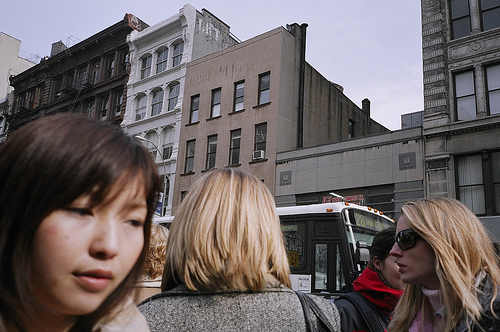
#> input picture photo/100197432.jpg, 500 x 332 px, found by its file name; its folder holds only this picture in this run
$ jupyter execute --allow-errors FINAL_IMAGE_PROCESSING.ipynb   (shell and % lines are left out)
#> lines starting #> are read from the running program, lines starting #| are printed output that depends on the picture; after the words box and inside, x2 and y2 are one past the last pixel; in counts of white or black regions, pixels touching at a corner belong together
#> further down, image is the input picture: shape (332, 500, 3); mean B, G, R 100.3, 99.8, 108.8
<a href="https://colab.research.google.com/github/NishiSaxena2023/Image_processing_final/blob/main/FINAL_IMAGE_PROCESSING.ipynb" target="_parent"></a>

[cell 1]
import cv2
import glob
import numpy as np
import matplotlib.pyplot as plt
import os

[cell 2]
def segmented_image(image):
  gray=cv2.cvtColor(image,cv2.COLOR_BGR2GRAY)
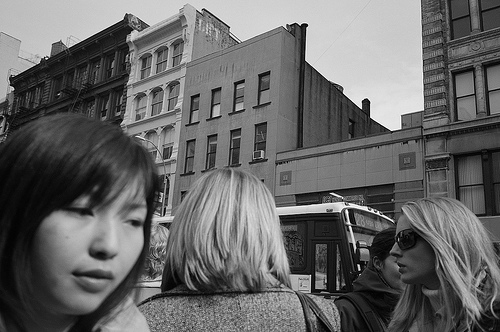
#> gray: shape (332, 500); min 0, max 255, mean 102.6
  _,thresh=cv2.threshold(gray,np.mean(gray),255,cv2.THRESH_BINARY_INV)
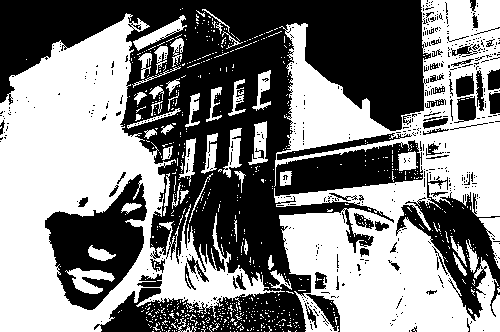
#> thresh: shape (332, 500); 51.1% white; 541 black regions (483 under 20 px)
  contours,hierarchy=cv2.findContours(thresh,cv2.RETR_LIST,cv2.CHAIN_APPROX_SIMPLE)
#> contours = 1633 contours, 1512 with area under 20; largest, box (x1, y1, x2, y2) and area: (0, 13, 285, 332) 43607, (274, 0, 500, 332) 43268, (44, 173, 148, 311) 7951, (276, 132, 412, 161) 910, (65, 268, 115, 294) 548
  largest_contour=sorted(contours,key=cv2.contourArea)[-1]
#> largest_contour = contour of 1246 points, box (x1, y1, x2, y2) (0, 13, 285, 332), area 43607
  mask=np.zeros_like(gray)
  cv2.drawContours(mask,[largest_contour],-1,(255,255,255),thickness=cv2.FILLED)
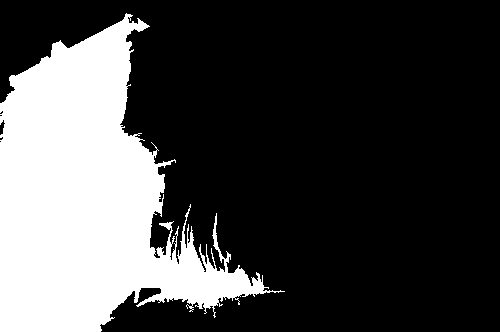
#> mask: shape (332, 500); 27% white; 1 white region, box (x1, y1, x2, y2) and area: (0, 13, 285, 332) 44794
  person=cv2.bitwise_and(image,image,mask=mask)
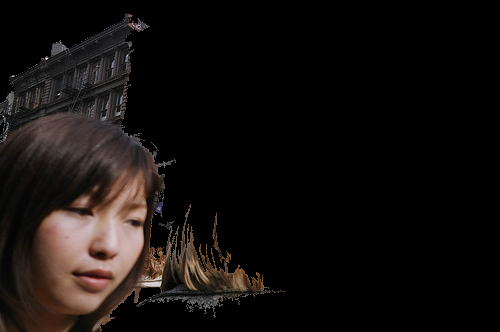
#> person: shape (332, 500, 3); mean B, G, R 13.7, 15.4, 19.5
  return person

[cell 3]
from PIL import Image
import os
import  matplotlib.pyplot as plt
image_folder='Image_processing_final/photo'
image_files=os.listdir(image_folder)
images=[]
segmented=[]
edges=[]
i=0
for image_file in image_files:
  image_path=os.path.join(image_folder,image_file)
  image=cv2.imread(image_path)
  seg_img=segmented_image(image)
  segment_gray=cv2.cvtColor(seg_img,cv2.COLOR_BGR2GRAY)
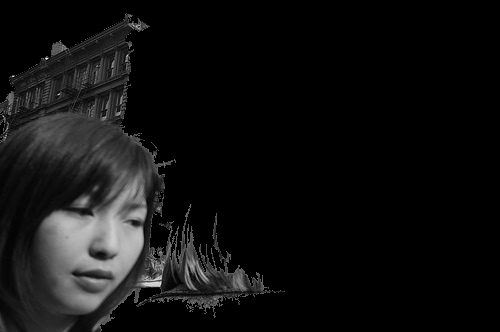
#> segment_gray: shape (332, 500); min 0, max 253, mean 16.4
  edge=cv2.Canny(segment_gray,100,100)
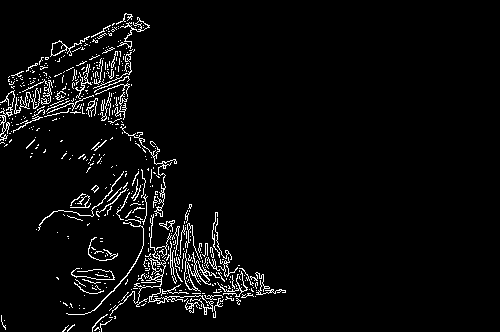
#> edge: shape (332, 500); 4.1% white in thin lines or dots, all inside (x1, y1, x2, y2) = (0, 13, 286, 332)
  edges.append(edge)
  segmented.append(seg_img)
  images.append(image)
  i+=1

[cell 4]
os.makedirs('segmented_imag_colab',exist_ok=True)
for i in range(len(segmented)):
  img=Image.fromarray(segmented[i].astype('uint8'))
  img.save(f'segmented_imag_colab/image_{i}.jpg')
#> this loop made 1 pass

[cell 5]
os.makedirs('edges_imag_colab',exist_ok=True)
for i in range(len(edges)):
  img=Image.fromarray(edges[i].astype('uint8'))
  img.save(f'edges_imag_colab/image_{i}.jpg')

$ run again, on photo/104285082.jpg
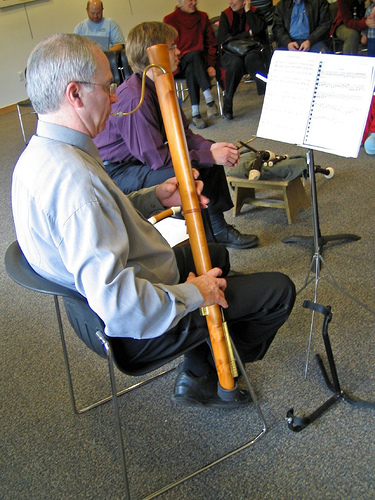
#> input picture photo/104285082.jpg, 375 x 500 px, found by its file name
#> image is the input picture: shape (500, 375, 3); mean B, G, R 101.7, 110.1, 114.9
#> in segmented_image, `_,thresh=cv2.threshold(gray,np.mean(gray),255,cv2.THRESH_BINARY_INV)`:
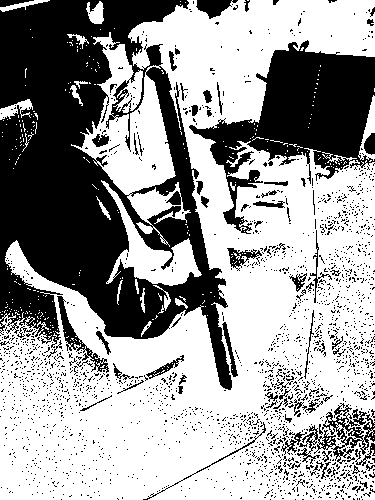
#> thresh: shape (500, 375); 61.5% white; 2072 black regions (1993 under 20 px)
#> contours = 3382 contours, 3250 with area under 20; largest, box (x1, y1, x2, y2) and area: (0, 0, 375, 500) 118424, (101, 180, 202, 286) 2810, (56, 295, 87, 352) 538, (322, 414, 365, 444) 464, (226, 247, 263, 269) 367
#> largest_contour = contour of 2985 points, box (x1, y1, x2, y2) (0, 0, 375, 500), area 118424
#> mask: shape (500, 375); 64.7% white; 56 black regions (47 under 20 px), largest, box (x1, y1, x2, y2) and area: (0, 0, 232, 390) 50517, (189, 40, 375, 231) 14771, (196, 0, 238, 19) 446
#> `edge=cv2.Canny(segment_gray,100,100)`:
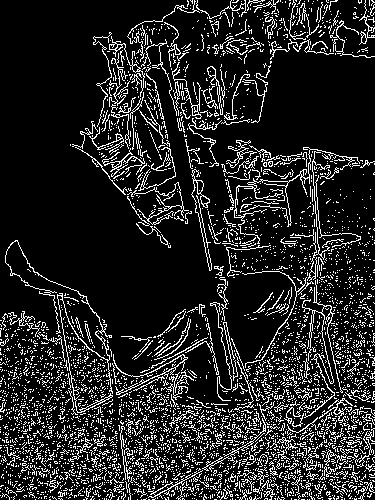
#> edge: shape (500, 375); 14.5% white in thin lines or dots
#> the loop `for i in range(len(segmented)):` made 1 pass
#> the loop `for i in range(len(edges)):` made 1 pass

$ run again, on photo/107532584.jpg
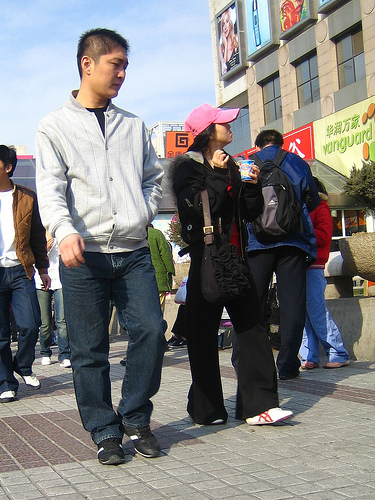
#> input picture photo/107532584.jpg, 375 x 500 px, found by its file name
#> image is the input picture: shape (500, 375, 3); mean B, G, R 127, 128.1, 129
#> in segmented_image, `_,thresh=cv2.threshold(gray,np.mean(gray),255,cv2.THRESH_BINARY_INV)`:
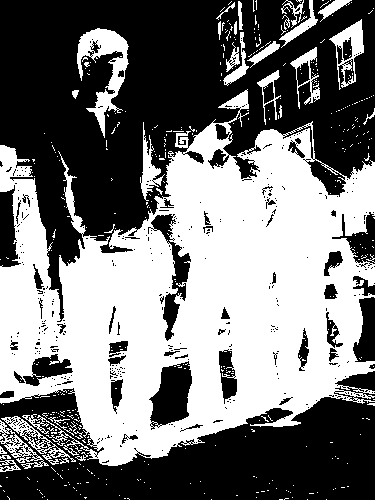
#> thresh: shape (500, 375); 46.8% white; 428 white regions (397 under 20 px)
#> contours = 1216 contours, 1111 with area under 20; largest, box (x1, y1, x2, y2) and area: (0, 89, 375, 466) 86587, (77, 28, 129, 138) 1976, (148, 360, 193, 426) 1964, (150, 213, 192, 342) 1646, (329, 19, 364, 90) 1159
#> largest_contour = contour of 2102 points, box (x1, y1, x2, y2) (0, 89, 375, 466), area 86587
#> mask: shape (500, 375); 47.2% white; 1 white region, box (x1, y1, x2, y2) and area: (0, 89, 375, 466) 88535
#> `edge=cv2.Canny(segment_gray,100,100)`:
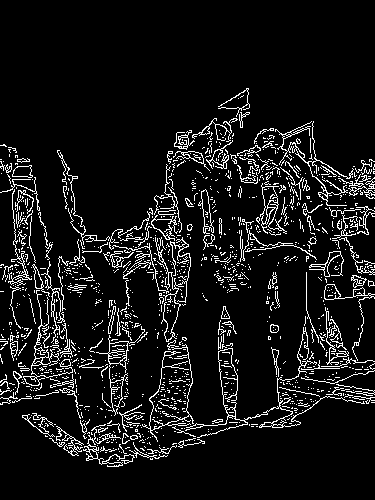
#> edge: shape (500, 375); 8.6% white in thin lines or dots, all inside (x1, y1, x2, y2) = (0, 88, 375, 467)
#> the loop `for i in range(len(segmented)):` made 1 pass
#> the loop `for i in range(len(edges)):` made 1 pass

$ run again, on photo/109671650.jpg
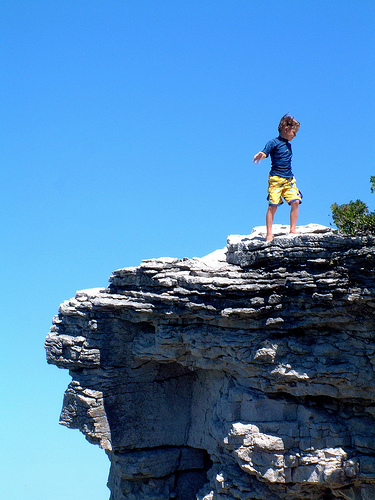
#> input picture photo/109671650.jpg, 375 x 500 px, found by its file name
#> image is the input picture: shape (500, 375, 3); mean B, G, R 177.9, 130.7, 76.8
#> in segmented_image, `_,thresh=cv2.threshold(gray,np.mean(gray),255,cv2.THRESH_BINARY_INV)`:
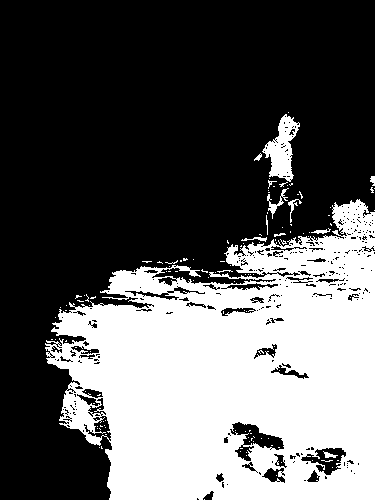
#> thresh: shape (500, 375); 36.5% white; 124 white regions (112 under 20 px)
#> contours = 554 contours, 479 with area under 20; largest, box (x1, y1, x2, y2) and area: (45, 199, 375, 500) 70564, (262, 114, 300, 182) 1202, (229, 421, 285, 451) 788, (300, 447, 347, 476) 722, (83, 415, 112, 442) 334
#> largest_contour = contour of 1080 points, box (x1, y1, x2, y2) (45, 199, 375, 500), area 70564
#> mask: shape (500, 375); 38.2% white; 1 white region, box (x1, y1, x2, y2) and area: (45, 199, 375, 500) 71692
#> `edge=cv2.Canny(segment_gray,100,100)`:
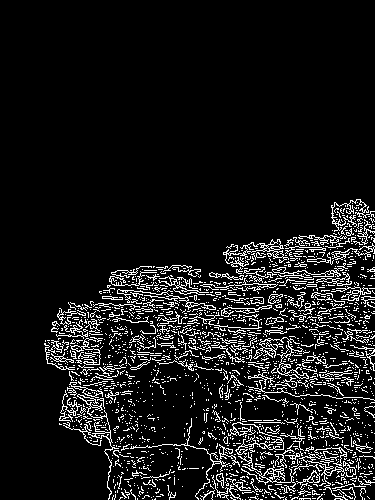
#> edge: shape (500, 375); 9.4% white in thin lines or dots, all inside (x1, y1, x2, y2) = (44, 199, 375, 500)
#> the loop `for i in range(len(segmented)):` made 1 pass
#> the loop `for i in range(len(edges)):` made 1 pass
